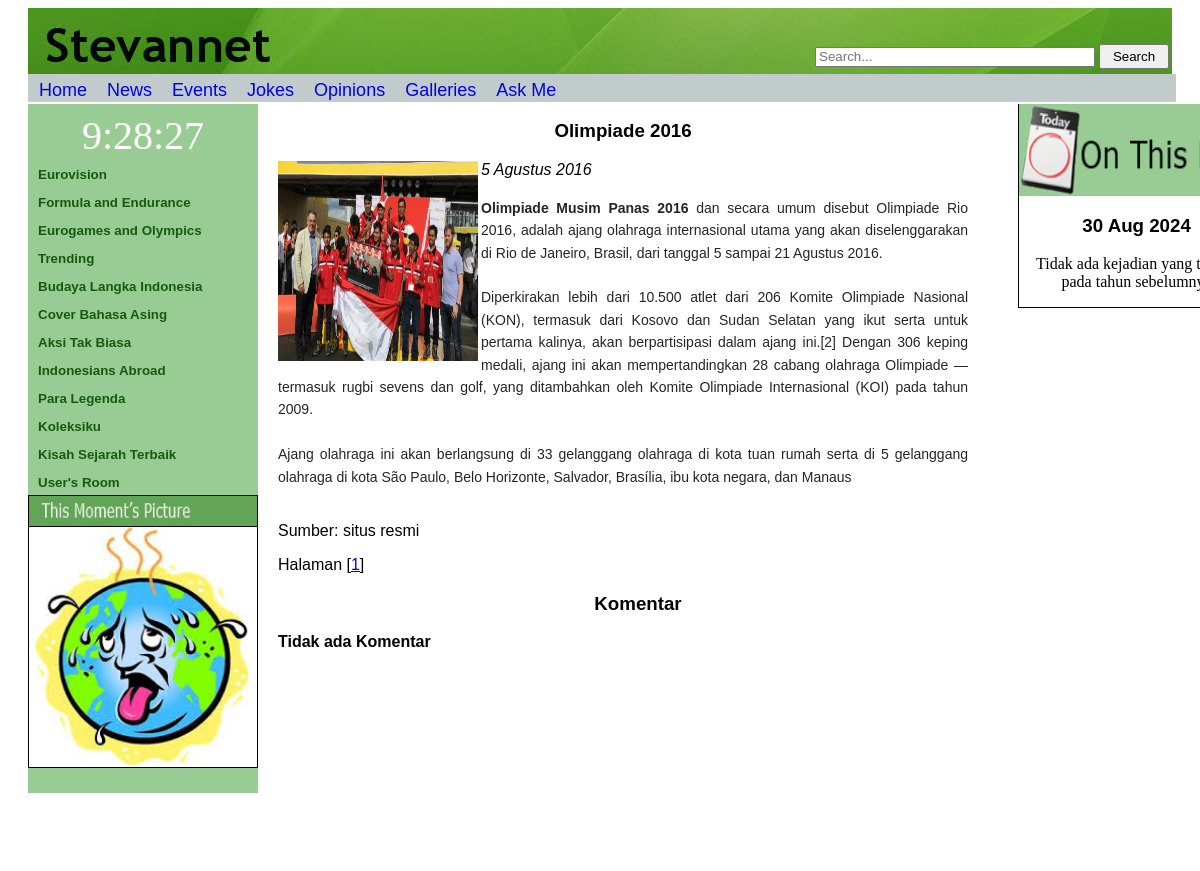
Before: /berita_detail.php?id=23 with the older database file.
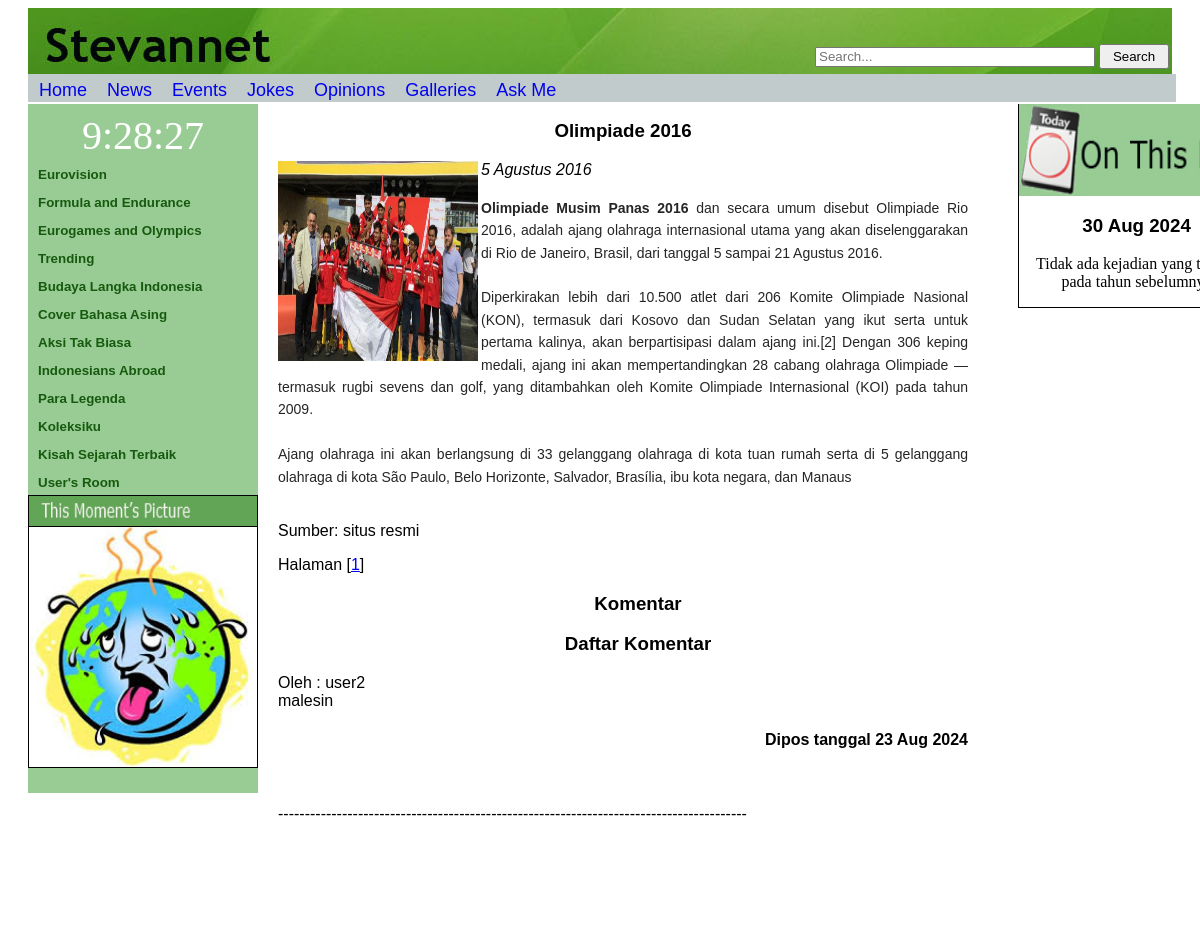
After: the same page with the newer database file.
### tables this page shows
CREATE TABLE `articles` (
  `id` int(11) NOT NULL,
  `judul` varchar(200) NOT NULL,
  `tanggal_muat` varchar(20) NOT NULL,
  `tanggal_terjadi` varchar(20) NOT NULL,
  `id_jenis` int(11) NOT NULL,
  `id_topik` int(11) NOT NULL,
  `isi` text DEFAULT NULL,
  `gambar` varchar(200) DEFAULT NULL,
  `sumber` varchar(50) DEFAULT NULL
);

CREATE TABLE `news_comments` (
  `id` int(11) NOT NULL,
  `idBerita` int(11) NOT NULL,
  `nama` varchar(20) NOT NULL,
  `tanggal` varchar(15) NOT NULL,
  `isi` text NOT NULL
);

### berita_detail.php (the view, shortened to what this page needs)
<html>
	<head>
		<link rel="stylesheet" href="penampilan.css">
		<div id="header">
			<div id="searchform">
				<form class="search" action="searches.php">
					<?php
						include("searchMenu.php");
					?>
				</form>
			</div>
		</div>
		<?php
			include("menuAtas.php");
		?>
	</head>
	<body onload="startTime()">
		<div class="leftsidedetail">
			<?php
				require("leftDIV.php");
			?>
		</div>
		<div class="centerdetail">
			<p>
				<?php
					include "db.inc.php";
					$halaman=isset($_GET['page'])?(int) $_GET['page']:1;
					$offset=($halaman-1)*2000;
					$id = $_GET["id"];
					$sqlstr = "SELECT * FROM articles WHERE id='$id'";
					$hasil=mysqli_query($connection, $sqlstr);
					$baris=mysqli_fetch_row($hasil);
					do{
						list($id,$judul,$tanggal_muat,$tanggal_terjadi,$id_jenis,$id_topik,$isi,$gambar,$sumber) = $baris;
						echo "<table width=100% border=0 cellpadding=0 cellspacing=0><tr><td>";
						echo "<h3><center>$judul</center></h3>";
						if(!empty($gambar))
							echo "<img src=\"Images/$gambar\" width=200px height=200px align=left>";
						echo "<i>$tanggal_terjadi</i><br><br>";
						$isian = substr($isi,$offset,2000);
						echo "<div align='justify'>$isian<br></div>";
						echo "</td></tr></table>";
					}while($baris=mysqli_fetch_row($hasil));
					$jumlahKalimat = strlen($isi);
					$i = $jumlahKalimat/2000;
					$i=ceil($i);
					echo "<p>Sumber: $sumber</p>";
					echo "<p>Halaman ";
					for($j=1;$j<=$i;$j++)
					{
						$awal = (($j-1)*4+$j)-1;
						echo "[<a href='berita_detail.php?id=$id&awal=$awal&page=$j'>$j</a>]";
					}
					echo "</p>";
					$sqlcomm = "SELECT * FROM news_comments WHERE idBerita='$id'";
					$hasilcomm=mysqli_query($connection, $sqlcomm);
					$bariscomm=mysqli_fetch_row($hasilcomm);
					echo "<h3><b>Komentar</b></h3>";
						?>
						<?php
					if(!$bariscomm){
						echo "<b><p>Tidak ada Komentar</p></b>";
					}
					else{
						echo "<h3>Daftar Komentar</h3>";
						do{
							list($id,$idBerita,$nama,$tanggal,$isi) = $bariscomm;
							echo "<p>Oleh : $nama <br>";
							echo "$isi";
							echo "<h4 id=\"tanggalKanan\">Dipos tanggal $tanggal<br>";
							echo "</h4><br><p>----------------------------------------------------------------------------------------</p><br></p>";
						}while($bariscomm=mysqli_fetch_row($hasilcomm));
					}
				?>
			</p>
		</div>
		<div class="right">
			<?php
				require("rightDIV.php");
			?>
		</div>
		<div class="footer">
		</div>
	</body>
</html>

Changed rows visible on the page:
added news_comments: nama "user2", isi "malesin", tanggal "23 Aug 2024"
Other visible differences:
text no longer shown: "Tidak ada Komentar"
text now shown: "Daftar Komentar"
